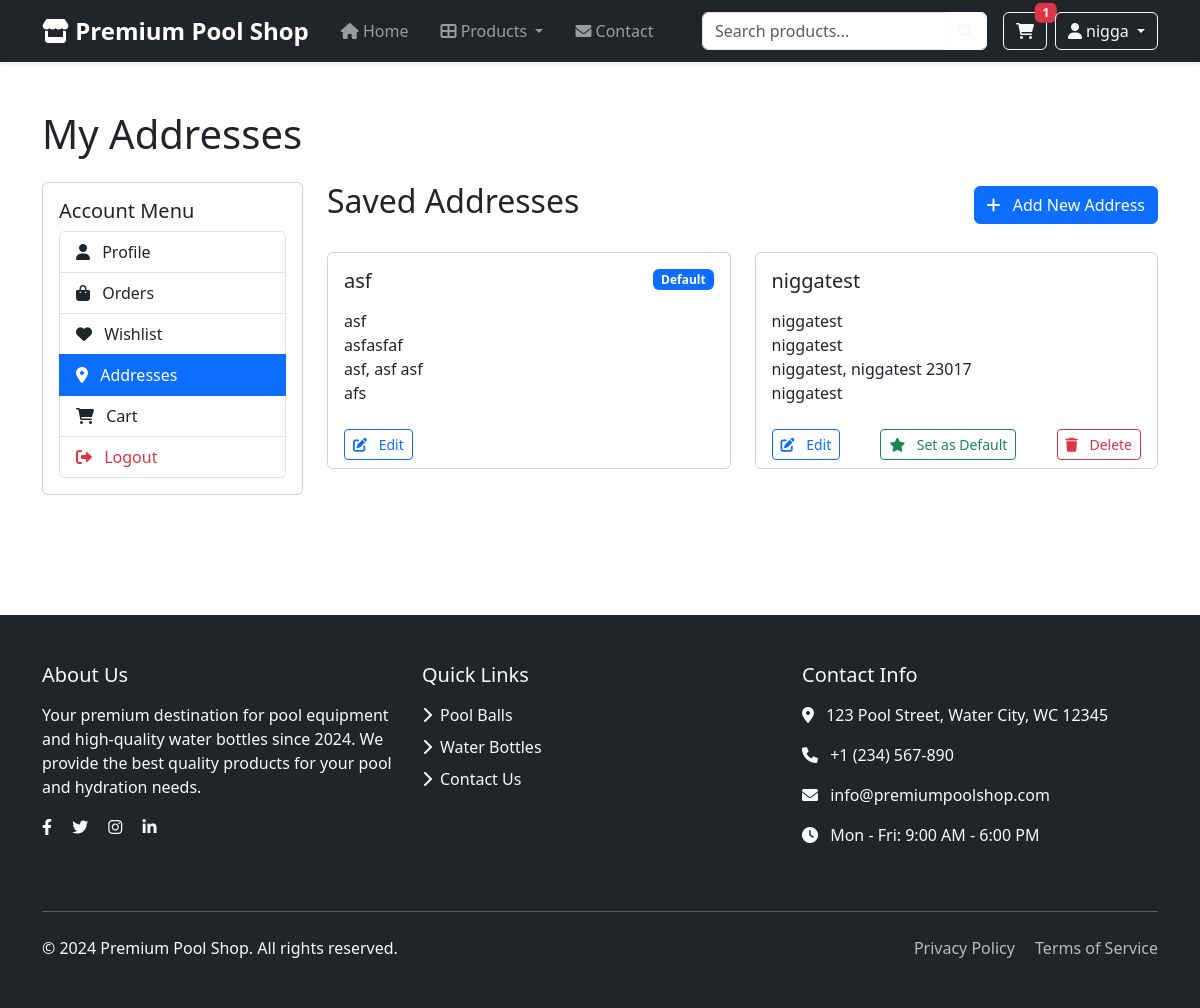
Page /addresses/addresses.php (signed in) on the committed database.
### tables this page shows
CREATE TABLE `addresses` (
  `id` int(11) NOT NULL,
  `user_id` int(11) NOT NULL,
  `address_name` varchar(100) NOT NULL,
  `address_line1` varchar(255) NOT NULL,
  `address_line2` varchar(255) DEFAULT NULL,
  `city` varchar(100) NOT NULL,
  `state` varchar(100) NOT NULL,
  `postal_code` varchar(20) NOT NULL,
  `country` varchar(100) NOT NULL,
  `is_default` tinyint(1) DEFAULT 0
);

### addresses/addresses.php (the view, shortened to what this page needs)
<?php
require_once __DIR__ . "/../includes/config/database.php";
$addresses_sql = "SELECT * FROM addresses WHERE user_id = ? ORDER BY is_default DESC";
$addresses_stmt = mysqli_prepare($conn, $addresses_sql);
mysqli_stmt_bind_param($addresses_stmt, "i", $_SESSION['user_id']);
mysqli_stmt_execute($addresses_stmt);
$addresses_result = mysqli_stmt_get_result($addresses_stmt);
include __DIR__ . '/../includes/components/header.php';
?>
<div class="container py-5">
    <h1 class="mb-4">My Addresses</h1>
    <div class="row">
        <?php include __DIR__ . '/../includes/components/account_menu.php'; ?>
        <div class="col-md-9">
            <div class="d-flex justify-content-between align-items-center mb-4">
                <h2>Saved Addresses</h2>
                <button type="button" class="btn btn-primary" data-bs-toggle="modal" data-bs-target="#addAddressModal">
                    <i class="fas fa-plus me-2"></i> Add New Address
                </button>
            </div>
            <?php if (mysqli_num_rows($addresses_result) > 0): ?>
                <div class="row">
                    <?php while ($address = mysqli_fetch_assoc($addresses_result)): ?>
                        <div class="col-md-6 mb-4">
                            <div class="card h-100">
                                <div class="card-body">
                                    <div class="d-flex justify-content-between align-items-start mb-3">
                                        <h5 class="card-title mb-0"><?php echo htmlspecialchars($address['address_name']); ?></h5>
                                        <?php if ($address['is_default']): ?>
                                            <span class="badge bg-primary">Default</span>
                                        <?php endif; ?>
                                    </div>
                                    <p class="card-text">
                                        <?php echo htmlspecialchars($address['address_line1']); ?><br>
                                        <?php if ($address['address_line2']): ?>
                                            <?php echo htmlspecialchars($address['address_line2']); ?><br>
                                        <?php endif; ?>
                                        <?php echo htmlspecialchars($address['city']); ?>, <?php echo htmlspecialchars($address['state']); ?> <?php echo htmlspecialchars($address['postal_code']); ?><br>
                                        <?php echo htmlspecialchars($address['country']); ?>
                                    </p>
                                </div>
                                <div class="card-footer bg-white border-top-0">
                                    <div class="d-flex justify-content-between">
                                        <button type="button" class="btn btn-outline-primary btn-sm edit-address"
                                                data-bs-toggle="modal"
                                                data-bs-target="#editAddressModal"
                                                data-address-id="<?php echo $address['id']; ?>"
                                                data-address-name="<?php echo htmlspecialchars($address['address_name']); ?>"
                                                data-address-line1="<?php echo htmlspecialchars($address['address_line1']); ?>"
                                                data-address-line2="<?php echo htmlspecialchars($address['address_line2']); ?>"
                                                data-city="<?php echo htmlspecialchars($address['city']); ?>"
                                                data-state="<?php echo htmlspecialchars($address['state']); ?>"
                                                data-postal-code="<?php echo htmlspecialchars($address['postal_code']); ?>"
                                                data-country="<?php echo htmlspecialchars($address['country']); ?>"
                                                data-is-default="<?php echo $address['is_default']; ?>">
                                            <i class="fas fa-edit me-2"></i> Edit
                                        </button>
                                        <?php if (!$address['is_default']): ?>
                                            <form action="set_default_address.php" method="POST" class="d-inline">
                                                <button type="submit" class="btn btn-outline-success btn-sm">
                                                    <i class="fas fa-star me-2"></i> Set as Default
                                                </button>
                                            </form>
                                            <form action="delete_address.php" method="POST" class="d-inline">
                                                <button type="submit" class="btn btn-outline-danger btn-sm" onclick="return confirm('Are you sure you want to delete this address?')">
                                                    <i class="fas fa-trash me-2"></i> Delete
                                                </button>
                                            </form>
                                        <?php endif; ?>
                                    </div>
                                </div>
                            </div>
                        </div>
                    <?php endwhile; ?>
                </div>
            <?php else: ?>
                <div class="alert alert-info">
                    You haven't added any addresses yet. Click the "Add New Address" button to add your first address.
                </div>
            <?php endif; ?>
        </div>
    </div>
</div>
<?php include __DIR__ . '/../includes/components/footer.php'; ?>

### rows in the picture
addresses: address_name "asf", is_default "Default", address_line1 "asf", address_line2 "asfasfaf", city "asf", state "asf", postal_code "asf", country "afs"
addresses: address_name "niggatest", address_line1 "niggatest", address_line2 "niggatest", city "niggatest", state "niggatest", postal_code "23017", country "niggatest"

### other values in the picture
$cart_count "1"
getCurrentUsername() "nigga"
